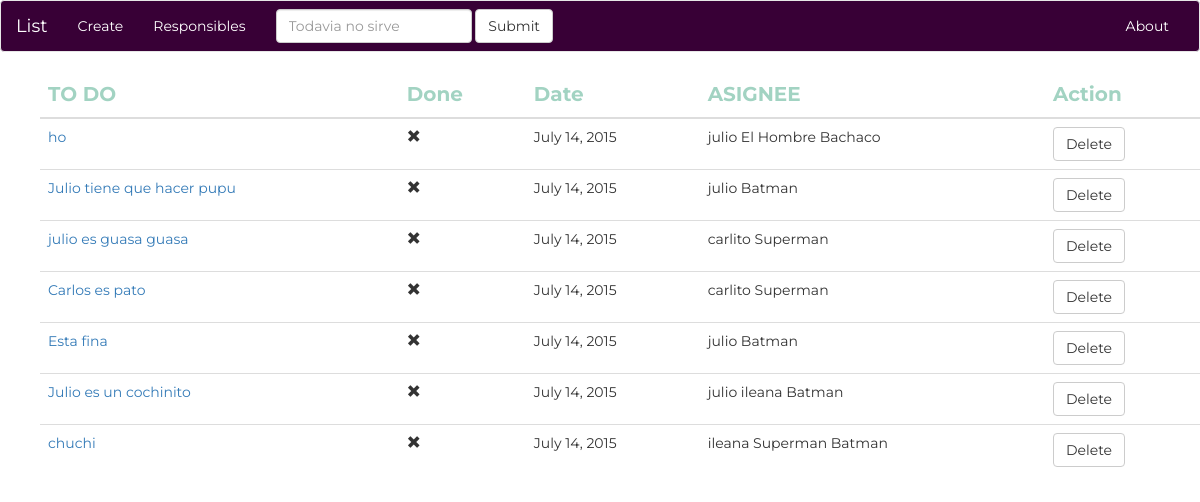
Screenshot of /home/list with the database file from the repository.
### playing_app/models.py (models this page shows, shortened)
class Todo(models.Model):
    todo_text = models.CharField(max_length = 200)
    todo_done = models.BooleanField()
    todo_created = models.DateField()
    todo_responsibles = models.ManyToManyField(Responsible)

class Responsible(models.Model):
    responsible_name = models.CharField(max_length = 200)

### playing_app/views.py (the view)
def todo_list_view(request):
    todos = Todo.objects.all()
    context = {"todos": todos}
    return render(request, "playing_app/todo_template.html",context)

### playing_app/templates/playing_app/todo_template.html (shortened to what this page needs)
<!DOCTYPE html>
<html>
<head>
  <link rel="stylesheet" href="https://maxcdn.bootstrapcdn.com/bootstrap/3.3.5/css/bootstrap.min.css">
  {% load staticfiles %}
  <link rel="stylesheet" type="text/css" href="{% static 'playing_app/style.css' %}" />
</head>
<body>
<nav class="navbar navbar-default barra">
  <div class="container-fluid">
    <div class="navbar-header">
      <a class="navbar-brand" href="{% url 'list' %}">List</a>
    </div>
    <div class="collapse navbar-collapse" id="bs-example-navbar-collapse-1">
      <ul class="nav navbar-nav">
        <li><a href="{% url 'create' %}">Create</a></li>
      </ul>
      <ul class="nav navbar-nav">
        <li><a href="{% url 'responsible' %}">Responsibles</a></li>
      </ul>
      <form class="navbar-form navbar-left" role="search">
        <div class="form-group">
          <input type="text" class="form-control" placeholder="Todavia no sirve">
        </div>
        <button type="submit" class="btn btn-default">Submit</button>
      </form>
      <ul class="nav navbar-nav navbar-right">
        <li><a href="#">About</a></li>
      </ul>
    </div>
  </div>
</nav>
{% block content %}
<ul>
  <table class="table table-hover">
  <thead>
    <th>TO DO</th>
    <th>Done</th>
    <th>Date</th>
    <th>ASIGNEE</th>
    <th>Action</th>
  </thead>
  {% for todo in todos %}
  <tr>
      <td> <a href="{% url 'edit' %}?id={{todo.id}}">{{todo.todo_text}} </a></td>
      {%if todo.todo_done%}
        <td><span class="glyphicon glyphicon-ok" aria-hidden="true"></span></td>
      {%else%}
        <td><span class="glyphicon glyphicon-remove" aria-hidden="true"></span></td>
      {%endif%}
      <td>{{todo.todo_created}}</td>
      <td>
      {% if todo.todo_responsibles.all%}
        {%for responsible in todo.todo_responsibles.all%}
        {{responsible.responsible_name}}
        {%endfor%}
      {%else%}
      None
      {%endif%}
      </td>
      <td><form action="{% url 'delete' %}" method="POST" > <input type="hidden" name="id" value={{todo.id}}> {% csrf_token %}<button class="btn btn-default" type = "submit" >Delete</button></form></td>
  </tr>
{% endfor %}
</table>
</ul>
{% endblock %}
</body>
</html>

### playing_app/static/playing_app/style.css (style rules this page uses)
body { font-family: 'Montserrat', sans-serif; }
.barra { background-color:#380036; }
.navbar-default .navbar-nav>li>a { color: white; }
.navbar-default .navbar-brand { color:white; }
th { color: #a2d3c2; font-size: 20px; }

### rows the page displays
Todo: todo_text "ho", todo_done False (drawn), todo_created "July 14, 2015"
Responsible: responsible_name "julio"
Responsible: responsible_name "El Hombre Bachaco"
Todo: todo_text "Julio tiene que hacer pupu", todo_done False (drawn), todo_created "July 14, 2015"
Responsible: responsible_name "Batman"
Todo: todo_text "julio es guasa guasa", todo_done False (drawn), todo_created "July 14, 2015"
Responsible: responsible_name "carlito"
Responsible: responsible_name "Superman"
Todo: todo_text "Carlos es pato", todo_done False (drawn), todo_created "July 14, 2015"
Todo: todo_text "Esta fina", todo_done False (drawn), todo_created "July 14, 2015"
Todo: todo_text "Julio es un cochinito", todo_done False (drawn), todo_created "July 14, 2015"
Responsible: responsible_name "ileana"
Todo: todo_text "chuchi", todo_done False (drawn), todo_created "July 14, 2015"
